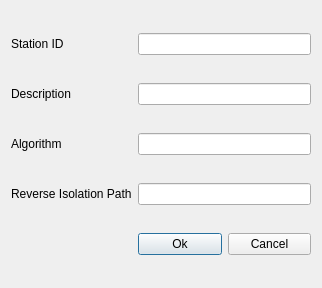
<?xml version="1.0" encoding="UTF-8"?>
<ui version="4.0">
 <class>CAddStationDialog</class>
 <widget class="QDialog" name="CAddStationDialog">
  <property name="geometry">
   <rect>
    <x>0</x>
    <y>0</y>
    <width>322</width>
    <height>288</height>
   </rect>
  </property>
  <property name="windowTitle">
   <string>Add Station</string>
  </property>
  <layout class="QGridLayout" name="gridLayout">
   <item row="0" column="0">
    <widget class="QLabel" name="label">
     <property name="text">
      <string>Station ID</string>
     </property>
    </widget>
   </item>
   <item row="0" column="1" colspan="2">
    <widget class="QLineEdit" name="lineEditStationID"/>
   </item>
   <item row="1" column="0">
    <widget class="QLabel" name="label_2">
     <property name="text">
      <string>Description</string>
     </property>
    </widget>
   </item>
   <item row="1" column="1" colspan="2">
    <widget class="QLineEdit" name="lineEditDescription"/>
   </item>
   <item row="2" column="0">
    <widget class="QLabel" name="label_3">
     <property name="text">
      <string>Algorithm</string>
     </property>
    </widget>
   </item>
   <item row="2" column="1" colspan="2">
    <widget class="QLineEdit" name="lineEditAlgorithm"/>
   </item>
   <item row="3" column="0">
    <widget class="QLabel" name="label_4">
     <property name="text">
      <string>Reverse Isolation Path</string>
     </property>
    </widget>
   </item>
   <item row="3" column="1" colspan="2">
    <widget class="QLineEdit" name="lineEditReverseIsolationPath"/>
   </item>
   <item row="4" column="1">
    <widget class="QPushButton" name="pushButtonOk">
     <property name="text">
      <string>Ok</string>
     </property>
    </widget>
   </item>
   <item row="4" column="2">
    <widget class="QPushButton" name="pushButtonCancel">
     <property name="text">
      <string>Cancel</string>
     </property>
    </widget>
   </item>
  </layout>
 </widget>
 <layoutdefault spacing="6" margin="11"/>
 <resources/>
 <connections/>
</ui>
